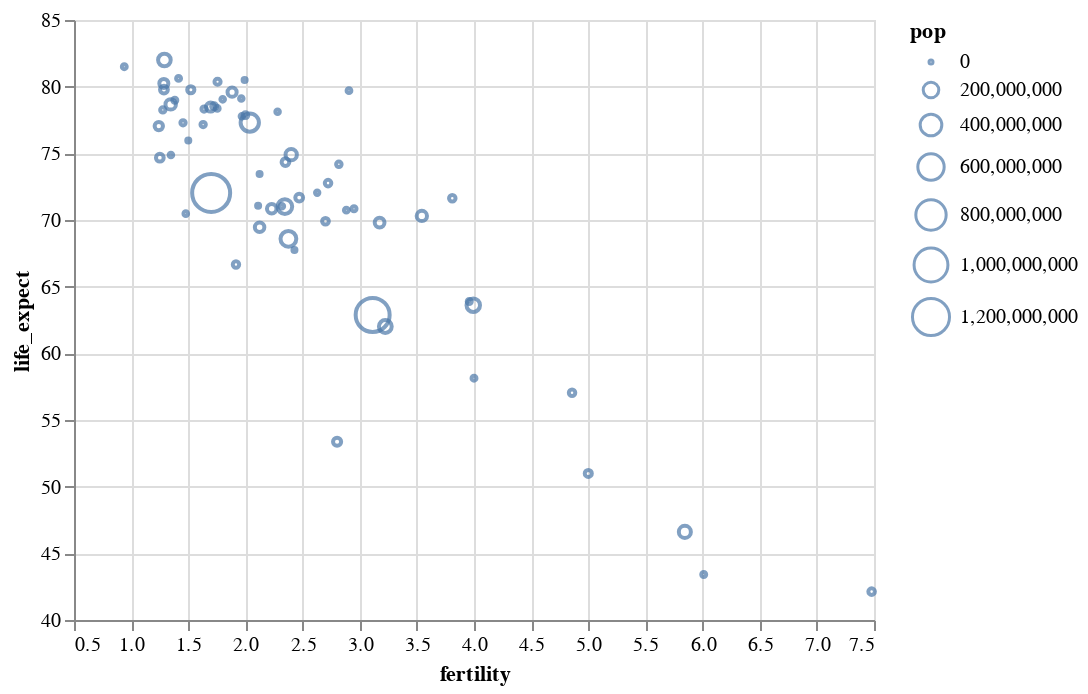

The code cell stored with this chart in its notebook:
### Code cell
# Q and Q scatterplot. It add two zero based X and Y scales
alt.Chart(df.query("year == 2000")).mark_point().encode(
    alt.X('fertility:Q', scale=alt.Scale(zero=False)),   # zero=False removes the zero based axis scaling
    alt.Y('life_expect:Q', scale=alt.Scale(zero=False)),
    alt.Size('pop:Q')
       
)

### Figure 1 — Vega-Lite specification as saved in the notebook (floating-point values rounded to 4 significant figures)
{"config": {"view": {"continuousWidth": 400, "continuousHeight": 300}}, "data": {"name": "data-fdeb0b749a6385830bd1445d39ad6ea0"}, "mark": "point", "encoding": {"size": {"field": "pop", "type": "quantitative"}, "x": {"field": "fertility", "scale": {"zero": false}, "type": "quantitative"}, "y": {"field": "life_expect", "scale": {"zero": false}, "type": "quantitative"}}, "$schema": "https://vega.github.io/schema/vega-lite/v4.17.0.json", "datasets": {"data-fdeb0b749a6385830bd1445d39ad6ea0": [{"year": 2000, "country": "Afghanistan", "cluster": 0, "pop": 23898198, "life_expect": 42.13, "fertility": 7.479}, {"year": 2000, "country": "Argentina", "cluster": 3, "pop": 37497728, "life_expect": 74.34, "fertility": 2.35}, {"year": 2000, "country": "Aruba", "cluster": 3, "pop": 69539, "life_expect": 73.45, "fertility": 2.124}, {"year": 2000, "country": "Australia", "cluster": 4, "pop": 19164620, "life_expect": 80.37, "fertility": 1.756}, {"year": 2000, "country": "Austria", "cluster": 1, "pop": 8113413, "life_expect": 78.98, "fertility": 1.382}, {"year": 2000, "country": "Bahamas", "cluster": 3, "pop": 290075, "life_expect": 71.07, "fertility": 2.111}, {"year": 2000, "country": "Bangladesh", "cluster": 0, "pop": 130406594, "life_expect": 62.01, "fertility": 3.224}, {"year": 2000, "country": "Barbados", "cluster": 3, "pop": 273483, "life_expect": 75.97, "fertility": 1.5}, {"year": 2000, "country": "Belgium", "cluster": 1, "pop": 10263618, "life_expect": 78.32, "fertility": 1.638}, {"year": 2000, "country": "Bolivia", "cluster": 3, "pop": 8152620, "life_expect": 63.88, "fertility": 3.958}, {"year": 2000, "country": "Brazil", "cluster": 3, "pop": 175552771, "life_expect": 71.01, "fertility": 2.345}, {"year": 2000, "country": "Canada", "cluster": 3, "pop": 31278097, "life_expect": 79.77, "fertility": 1.522}, {"year": 2000, "country": "Chile", "cluster": 3, "pop": 15153450, "life_expect": 77.86, "fertility": 2.0}, {"year": 2000, "country": "China", "cluster": 4, "pop": 1262645000, "life_expect": 72.03, "fertility": 1.7}, {"year": 2000, "country": "Colombia", "cluster": 3, "pop": 39685655, "life_expect": 71.68, "fertility": 2.47}, {"year": 2000, "country": "Costa Rica", "cluster": 3, "pop": 3710558, "life_expect": 78.12, "fertility": 2.281}, {"year": 2000, "country": "Croatia", "cluster": 1, "pop": 4410830, "life_expect": 74.88, "fertility": 1.348}, {"year": 2000, "country": "Cuba", "cluster": 3, "pop": 11134273, "life_expect": 77.16, "fertility": 1.63}, {"year": 2000, "country": "Dominican Republic", "cluster": 3, "pop": 8385828, "life_expect": 70.85, "fertility": 2.95}, {"year": 2000, "country": "Ecuador", "cluster": 3, "pop": 12505204, "life_expect": 74.17, "fertility": 2.817}, {"year": 2000, "country": "Egypt", "cluster": 5, "pop": 70492342, "life_expect": 69.81, "fertility": 3.174}, {"year": 2000, "country": "El Salvador", "cluster": 3, "pop": 6122515, "life_expect": 70.73, "fertility": 2.883}, {"year": 2000, "country": "Finland", "cluster": 1, "pop": 5168595, "life_expect": 78.37, "fertility": 1.754}, {"year": 2000, "country": "France", "cluster": 1, "pop": 59381628, "life_expect": 79.59, "fertility": 1.883}, {"year": 2000, "country": "Georgia", "cluster": 1, "pop": 4777209, "life_expect": 70.48, "fertility": 1.478}, {"year": 2000, "country": "Germany", "cluster": 1, "pop": 82187909, "life_expect": 78.67, "fertility": 1.346}, {"year": 2000, "country": "Greece", "cluster": 1, "pop": 10559110, "life_expect": 78.26, "fertility": 1.277}, {"year": 2000, "country": "Grenada", "cluster": 3, "pop": 89312, "life_expect": 67.75, "fertility": 2.429}, {"year": 2000, "country": "Haiti", "cluster": 3, "pop": 7306302, "life_expect": 58.14, "fertility": 4.0}, {"year": 2000, "country": "Hong Kong", "cluster": 4, "pop": 6658720, "life_expect": 81.5, "fertility": 0.94}, {"year": 2000, "country": "Iceland", "cluster": 1, "pop": 281043, "life_expect": 80.5, "fertility": 1.993}, {"year": 2000, "country": "India", "cluster": 0, "pop": 1007702000, "life_expect": 62.88, "fertility": 3.113}, {"year": 2000, "country": "Indonesia", "cluster": 4, "pop": 206265000, "life_expect": 68.59, "fertility": 2.376}, {"year": 2000, "country": "Iran", "cluster": 5, "pop": 65660289, "life_expect": 69.45, "fertility": 2.124}, {"year": 2000, "country": "Iraq", "cluster": 5, "pop": 22675617, "life_expect": 57.05, "fertility": 4.858}, {"year": 2000, "country": "Ireland", "cluster": 1, "pop": 3791690, "life_expect": 77.78, "fertility": 1.969}, {"year": 2000, "country": "Israel", "cluster": 5, "pop": 5842454, "life_expect": 79.7, "fertility": 2.906}, {"year": 2000, "country": "Italy", "cluster": 1, "pop": 57719337, "life_expect": 80.24, "fertility": 1.286}, {"year": 2000, "country": "Jamaica", "cluster": 3, "pop": 2615467, "life_expect": 72.05, "fertility": 2.628}, {"year": 2000, "country": "Japan", "cluster": 4, "pop": 126699784, "life_expect": 82.0, "fertility": 1.291}, {"year": 2000, "country": "Kenya", "cluster": 2, "pop": 29985839, "life_expect": 50.99, "fertility": 5.0}, {"year": 2000, "country": "South Korea", "cluster": 4, "pop": 21647682, "life_expect": 66.66, "fertility": 1.917}, {"year": 2000, "country": "North Korea", "cluster": 4, "pop": 47351083, "life_expect": 77.05, "fertility": 1.242}, {"year": 2000, "country": "Lebanon", "cluster": 5, "pop": 3578036, "life_expect": 71.03, "fertility": 2.319}, {"year": 2000, "country": "Mexico", "cluster": 3, "pop": 99926620, "life_expect": 74.9, "fertility": 2.401}, {"year": 2000, "country": "Netherlands", "cluster": 1, "pop": 15907853, "life_expect": 78.53, "fertility": 1.726}, {"year": 2000, "country": "New Zealand", "cluster": 4, "pop": 3819762, "life_expect": 79.11, "fertility": 1.964}, {"year": 2000, "country": "Nigeria", "cluster": 2, "pop": 114306700, "life_expect": 46.61, "fertility": 5.845}, {"year": 2000, "country": "Norway", "cluster": 1, "pop": 4492400, "life_expect": 79.05, "fertility": 1.801}, {"year": 2000, "country": "Pakistan", "cluster": 0, "pop": 146342958, "life_expect": 63.61, "fertility": 3.994}, {"year": 2000, "country": "Peru", "cluster": 3, "pop": 25979722, "life_expect": 69.91, "fertility": 2.7}, {"year": 2000, "country": "Philippines", "cluster": 4, "pop": 79739825, "life_expect": 70.3, "fertility": 3.544}, {"year": 2000, "country": "Poland", "cluster": 1, "pop": 38654164, "life_expect": 74.67, "fertility": 1.251}, {"year": 2000, "country": "Portugal", "cluster": 1, "pop": 10335597, "life_expect": 77.29, "fertility": 1.454}, {"year": 2000, "country": "Rwanda", "cluster": 2, "pop": 7507056, "life_expect": 43.41, "fertility": 6.01}, {"year": 2000, "country": "Saudi Arabia", "cluster": 5, "pop": 23153090, "life_expect": 71.63, "fertility": 3.81}, {"year": 2000, "country": "South Africa", "cluster": 2, "pop": 44066197, "life_expect": 53.37, "fertility": 2.802}, {"year": 2000, "country": "Spain", "cluster": 1, "pop": 40016081, "life_expect": 79.78, "fertility": 1.287}, {"year": 2000, "country": "Switzerland", "cluster": 1, "pop": 7266920, "life_expect": 80.62, "fertility": 1.415}, {"year": 2000, "country": "Turkey", "cluster": 1, "pop": 65666677, "life_expect": 70.84, "fertility": 2.23}, {"year": 2000, "country": "United Kingdom", "cluster": 1, "pop": 59522468, "life_expect": 78.47, "fertility": 1.695}, {"year": 2000, "country": "United States", "cluster": 3, "pop": 282338631, "life_expect": 77.31, "fertility": 2.038}, {"year": 2000, "country": "Venezuela", "cluster": 3, "pop": 23542649, "life_expect": 72.77, "fertility": 2.723}]}}
